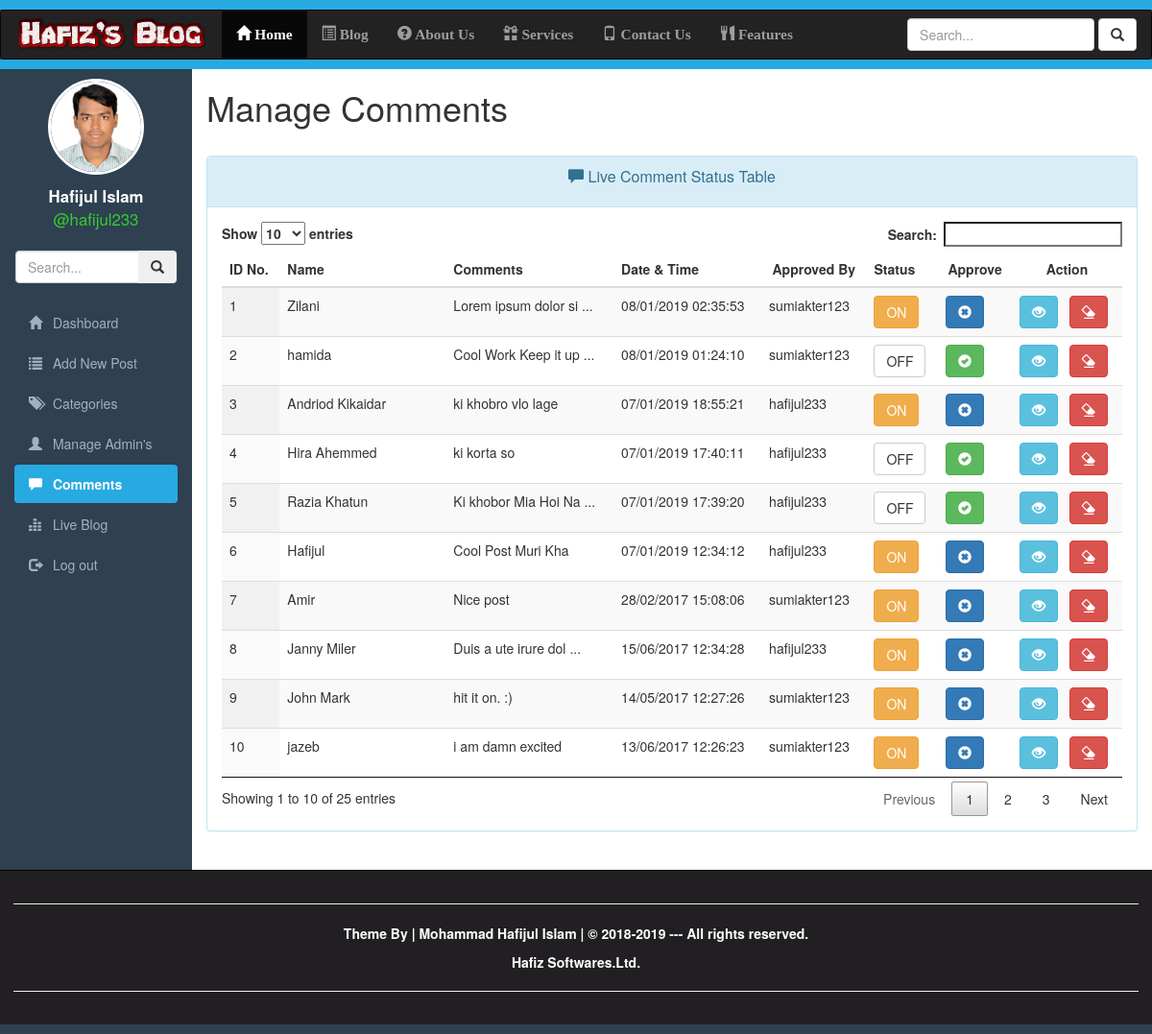
/comments.php (signed in), run on an earlier commit of the app's database.
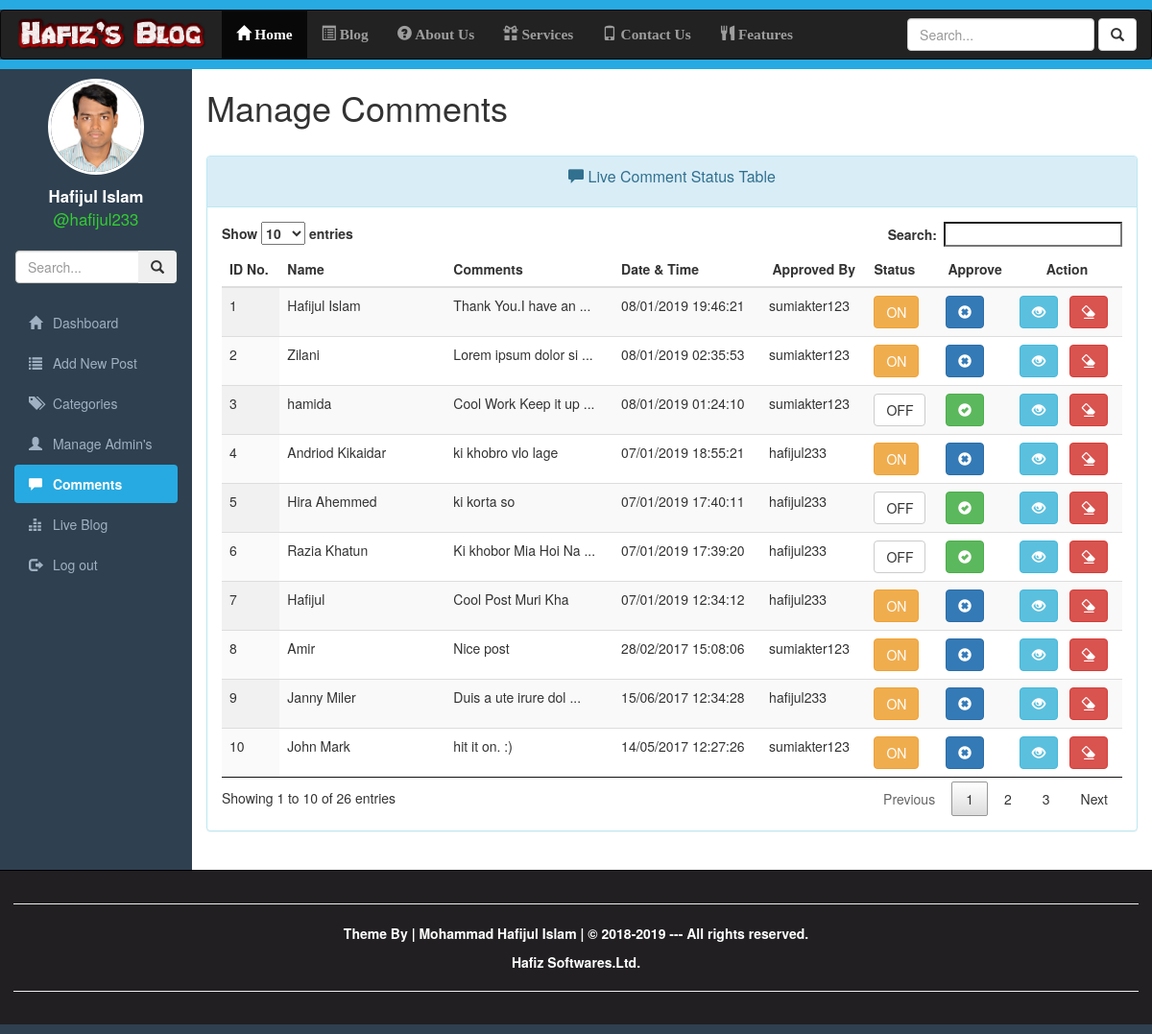
And on a later commit of the database.
### tables this page shows
CREATE TABLE `comments` (
  `id` int(10) UNSIGNED NOT NULL,
  `postid` int(10) UNSIGNED NOT NULL DEFAULT '0',
  `name` varchar(255) NOT NULL DEFAULT '',
  `emailaddress` varchar(255) NOT NULL DEFAULT '',
  `comments` varchar(500) NOT NULL DEFAULT '',
  `datetime` varchar(45) NOT NULL DEFAULT '',
  `approvedby` varchar(255) NOT NULL DEFAULT '',
  `status` tinyint(1) UNSIGNED NOT NULL DEFAULT '0',
  `created` datetime NOT NULL DEFAULT CURRENT_TIMESTAMP,
  `modified` datetime NOT NULL DEFAULT CURRENT_TIMESTAMP ON UPDATE CURRENT_TIMESTAMP
);

### comments.php (the view, shortened to what this page needs)
<?php
    require_once 'utilities/dbconnection.php';
    $sql = "SELECT `id`, `datetime` AS `commenttime`, `approvedby`, `name`, `comments`, `status`" .
           "FROM `comments` ".
           "ORDER BY `comments`.`id` DESC;";
    $result = $conn->query($sql);
    $commentslist = array();
    if ($result->num_rows > 0) {
        while ($row = $result->fetch_assoc()) {
            array_push($commentslist, $row);
        }
    } else {
        array_push($commentslist, NULL);
        echo $conn->error();
    }
?>
<!DOCTYPE html>
<html lang="en-US">
    <head>
        <link href="resources/css/jquery.dataTables.min.css" rel="stylesheet" type="text/css"/>
        <link href="resources/css/responsive.dataTables.min.css" rel="stylesheet" type="text/css"/>
        <link href="resources/bootstrap/css/bootstrap.min.css" rel="stylesheet" type="text/css" />
        <link href="resources/css/adminstyle.css" rel="stylesheet" type="text/css"/>
    </head>
    <body>
        <div class="wrapper">
            <div style="height:10px; background-color:#27aae1;" ></div>
            <nav class="navbar navbar-inverse"  >
                <div id="header-title" class="navbar-header">
                    <a href="#" class="navbar-brand">
                        <img class="img-responsive" src="resources/img/headTitle.png" style="margin-top:-10px; width: 200px;" />
                    </a>
                </div>
                <div class="collapse navbar-collapse" id="collapse">
                    <ul class="nav navbar-nav">
                        <li class="active"><a href="dashboard.php"><span class="glyphicon glyphicon-home"></span> Home</a></li>
                        <li><a href="blog.php"><span class="glyphicon glyphicon-list-alt"></span> Blog</a></li>
                        <li><a href="#"><span class="glyphicon glyphicon-question-sign"></span> About Us</a></li>
                        <li><a href="#"><span class="glyphicon glyphicon-gift"></span> Services</a></li>
                        <li><a href="#"><span class="glyphicon glyphicon-phone"></span> Contact Us</a></li>
                        <li><a href="#"><span class="glyphicon glyphicon-cutlery"></span> Features</a></li>
                    </ul>
                    <form action="search.php" method="post" class="navbar-form navbar-right">
                        <div class="form-group">
                            <input type="text" class="form-control" name="search" placeholder="Search..." >
                        </div>
                        <button type="submit" class="btn btn-default" name="searchbutton"><span class="glyphicon glyphicon-search"></span></button>
                    </form>
                </div>
            </nav>
            <div style="height:10px; background-color:#27aae1; margin-top: -20px;" ></div>
            <div class="container-fluid">
                <div class="row">
                    <div class="col-sm-2" id="slidebar">
                        <div class="row profile">
                            <div class="col-lg-12">
                                <center>
                                    <img class="img-circle profile-pic" src="postcontent/profile-pic/<?php echo $_SESSION['profilepic']; ?>" />
                                </center>
                            </div>
                            <div class="col-lg-12">
                                <div class="profile-name">
                                    <p class="text-center"><?php echo $_SESSION['fullname']; ?>
                                        <br>
                                        <span style="color: limegreen; font-size: 1em; font-weight: normal;"><?php  echo "@" . $_SESSION['username']; ?></span>
                                    </p>
                                </div>
                            </div>
                        </div>
                        <div class="row">
                            <div class="col-lg-12">
                                <form action="#" method="get" class="sidebar-form">
                                    <div class="input-group">
                                        <input type="text" name="q" class="form-control" placeholder="Search...">
                                        <span class="input-group-btn">
                                            <button type="submit" name="search" id="search-btn" class="btn btn-flat"><i class="glyphicon glyphicon-search"></i>
                                            </button>
                                        </span>
                                    </div>
                                </form>
                            </div>
                        </div>
                        <br/>
                        <ul id="side-menu" class="nav nav-pills nav-stacked">
                            <li><a href="dashboard.php"><span class="glyphicon glyphicon-home"></span> Dashboard</a></li>
                            <li ><a href="addnewpost.php"><span class="glyphicon glyphicon-list"></span> Add New Post</a></li>
                            <li ><a href="category.php"><span class="glyphicon glyphicon-tags"></span> Categories</a></li>
                            <li ><a href="manageadmin.php"><span class="glyphicon glyphicon-user"></span> Manage Admin's</a></li>
                            <li class="active"><a href="comments.php"><span class="glyphicon glyphicon-comment"></span> Comments</a></li>
                            <li ><a href="liveblog.php"><span class="glyphicon glyphicon-equalizer"></span> Live Blog</a></li>
                            <li ><a href="login.php"><span class="glyphicon glyphicon-log-out"></span> Log out</a></li>
                        </ul>
                    </div>
                    <div class="col-sm-10">
                        <h1>Manage Comments</h1>
                        <br/>
                        <div class="panel panel-info">
                            <div class="panel-heading">
                                <span class="panel-title">
                                    <p class="text-center text-capitalize"><span class="glyphicon glyphicon-comment"></span>  Live Comment Status Table</p>
                                </span>
                            </div>
                            <div class="panel-body">
                                <table id="postTable" class="table table-striped table-hover display">
                                    <thead>
                                        <tr>
                                            <th>ID No.</th>
                                            <th>Name</th>
                                            <th>Comments</th>
                                            <th>Date & Time</th>
                                            <th><center>Approved By</center></th>
                                            <th>Status</th>
                                            <th><center>Approve</center></th>
                                            <th><center>Action</center></th>
                                        </tr>
                                    </thead>
                                    <tbody>
                                        <?php
                                        if (empty($commentslist)) {
                                            echo "<tr>";
                                            echo "<td colspan=\"8\"> There are no Comment Found</td>";
                                            echo "</tr>";
                                        } else {
                                            $counter = 1;
                                            foreach ($commentslist as $comment) {
                                              echo "<tr>";
                                                echo "<td>" . $counter . "</td>";
                                                echo "<td>" . $comment['name'] . "</td>";
                                                echo "<td title=\"" . $comment['comments'] ."\">";
                                                if(strlen($comment['comments'])>20)
                                                    echo substr($comment['comments'], 0, 20) . " ...</td>";
                                                else
                                                    echo $comment['comments'];
                                                echo "</td>";
                                                echo "<td>" . str_replace("-", "/", $comment['commenttime']) . "</td>";
                                                ?>
                                                <td>
                                                    <?php echo $comment['approvedby'];?>
                                                </td>
                                                <?php
                                                if($comment['status'] == 1){
                                                    echo "<td><label class=\"btn btn-warning\">ON</label></td>";
                                                }
                                                else {
                                                    echo "<td><label class=\"btn btn-default\">OFF</label></td>";
                                                }?>
                                                <td>
                                                    <?php if($comment['status'] == 0) { ?>
                                                    <a href="comments.php?commentid=<?php echo $comment['id']. "&action=OK";?>"><button class="btn btn-success"><span class="glyphicon glyphicon-ok-sign"></span></button></a>&nbsp;&nbsp;
                                                    <?php } if($comment['status'] == 1) { ?>
                                                    <a href="comments.php?commentid=<?php echo $comment['id']. "&action=NOTOK";?>"><button class="btn btn-primary"><span class="glyphicon glyphicon-remove-sign"></span></button></a>
                                                    <?php } ?>
                                                </td>
                                                <td>
                                                    <a href="comments.php?commentid=<?php echo $comment['id']. "&action=DELETE";?>"><button class="btn btn-info"><span class="glyphicon glyphicon-eye-open"></span></button></a>&nbsp;&nbsp;
                                                    <a href="comments.php?commentid=<?php echo $comment['id']. "&action=DELETE";?>"><button class="btn btn-danger"><span class="glyphicon glyphicon-erase"></span></button></a>
                                                </td>
                                                <?php
                                              echo "</tr>";
                                            $counter++;
                                            }
                                        }
                                        ?>
                                    </tbody>
                                </table>
                            </div>
                        </div>
                        <br/>
                    </div>
                </div>
            </div>
            <div id="footer">
                <hr/>
                <p>
                    Theme By | Mohammad Hafijul Islam | &copy; 2018-2019 --- All rights reserved.
                </p>
                <a href="#" class="contact-link">Hafiz Softwares.Ltd.</a>
                <hr/>
            </div>
        </div>
    </body>
</html>

### resources/css/adminstyle.css (style rules this page uses)
html, body { height: 100%; background-color: #2f4050; font-weight: 400; overflow-x: hidden; overflow-y: auto; }
.wrapper { height: 100%; position: relative; overflow-x: hidden; overflow-y: auto; }
.navbar-nav li { font-weight: bold; font-size: 1.1em; font-family: Bitter, Georgia, "Times New Roman", serif; }
.profile { display: block; margin: 10px 5px 10px 5px; }
.profile-pic { position: relative; width: 100px; height: 100px; align-items: center; border: 3px solid #ffffff; object-fit: cover; border-radius: 50%; }
.profile-name { display: inline; position: relative; color: #ffffff; text-align: center; }
.profile-name p { padding-top: 10px; font-size: 1.2em; font-weight: bold; }
.sidebar-form { overflow: hidden; text-overflow: clip; display: block !important; -webkit-transform: translateZ(0); border-radius: 3px; border: 1px solid #374850; }
#side-menu { display: block; }
#side-menu a { color: #9fb1c2; }
#side-menu a span { padding-right: 0.5em; }
#side-menu .active a { color: #ffffff; background-color: #27aae1; font-weight: bold; }
.col-sm-10 { background-color: #ffffff; }
#footer { margin: 0px 0px 10px 0px; border-top: 1px solid #000000; padding: 1em; background-color: #211f22; color: #eeeeee; text-align: center; }
#footer p { color: #ffffff; text-decoration: none; cursor: pointer; font-weight: bold; text-align: center; }
.contact-link { color: #ffffff; text-decoration: none; cursor: pointer; font-weight: bold; }

What changed in the data, as far as the page shows it:
no longer on this page (row unchanged): comments: name "jazeb", comments "i am damn excited", datetime "13/06/2017 12:26:23", approvedby "sumiakter123", status "ON"
added comments: name "Hafijul Islam", comments "Thank You.I have an", datetime "08/01/2019 19:46:21", approvedby "sumiakter123", status "ON"
Also different on the page:
text written by a page script: "Show entries Search: Showing 1 to 10 of 25 entries Previous 1 2 3 Next" → "Show entries Search: Showing 1 to 10 of 26 entries Previous 1 2 3 Next"
